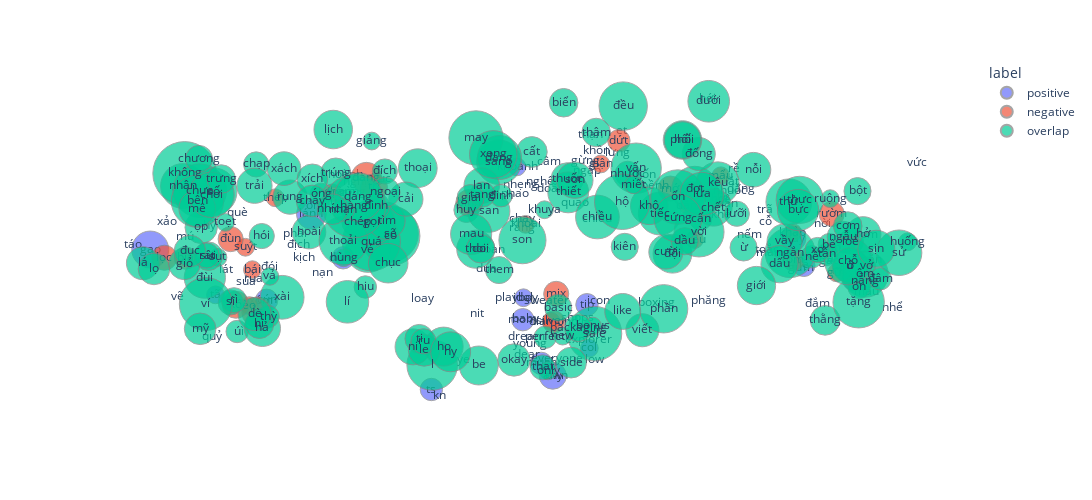

Notebook cell for this chart:
### Code cell
# visualize
tsne_2_components_shuffle = tsne_2_components.sample(frac=1)
Detective.wordScatterPlot(tsne_2_components_shuffle.head(300))

### Figure 1 — Plotly figure (JSON) as saved in the notebook; plotly's stock layout.template omitted (floating-point values rounded to 4 significant figures; data arrays with more than 128 entries replaced by an {"elided": "..."} marker saying what was removed)
{"data": [{"hovertemplate": "<b>%{hovertext}</b><br><br>label=positive<br>component_1=%{x}<br>component_2=%{y}<br>freq=%{marker.size}<br>word=%{text}<extra></extra>", "hovertext": ["nời", "mòng", "any", "ùi", "đặng", "tã", "lừng", "dũng", "idol", "nếm", "hoành", "everyone", "địch", "lánh", "rang", "lặt", "khồn", "mom", "mây", "thạn", "ẹt", "tip", "xảo", "nghịch", "nhẹng", "shops", "măm", "low", "boxing", "ửng", "đắm", "thục", "nừ", "much", "đựa", "mú", "xóm", "ngập", "nhê", "gứm", "đói", "nằn", "ts", "sủa", "vẽ", "khoanh", "doan", "ngân", "táo", "cún", "own", "dà", "young", "gạo", "đị", "gấc", "phao", "rề", "col", "ì", "lệ", "hỳ"], "legendgroup": "positive", "marker": {"color": "#636efa", "line": {"color": "Gray", "width": 1}, "size": [0, 0, 16.09, 10.99, 0, 6.931, 0, 10.99, 6.931, 0, 0, 0, 0, 19.46, 0, 0, 0, 10.99, 13.86, 0, 0, 10.99, 0, 0, 0, 0, 0, 0, 0, 10.99, 0, 0, 0, 10.99, 0, 0, 0, 0, 0, 0, 0, 0, 10.99, 0, 0, 6.931, 0, 6.931, 0, 10.99, 0, 0, 0, 29.96, 0, 0, 0, 0, 6.931, 0, 10.99, 0], "sizemode": "area", "sizeref": 0.04394, "symbol": "circle"}, "mode": "markers+text", "name": "positive", "orientation": "v", "showlegend": true, "text": ["nời", "mòng", "any", "ùi", "đặng", "tã", "lừng", "dũng", "idol", "nếm", "hoành", "everyone", "địch", "lánh", "rang", "lặt", "khồn", "mom", "mây", "thạn", "ẹt", "tip", "xảo", "nghịch", "nhẹng", "shops", "măm", "low", "boxing", "ửng", "đắm", "thục", "nừ", "much", "đựa", "mú", "xóm", "ngập", "nhê", "gứm", "đói", "nằn", "ts", "sủa", "vẽ", "khoanh", "doan", "ngân", "táo", "cún", "own", "dà", "young", "gạo", "đị", "gấc", "phao", "rề", "col", "ì", "lệ", "hỳ"], "type": "scatter", "x": [55.66, -31.57, 5.853, -47.65, 40.63, -56.35, 17.87, -32.81, 0.4484, 42.22, -32.38, 6.555, -40.96, -38.68, 0.2503, 38.85, 13.85, 0.3307, 50.21, 12.86, 18.48, 12.16, -65.3, -29.46, -0.1173, 10.5, 46.03, 13.63, 24.97, 61.3, 54.78, -26.22, 58.79, 3.728, 55.62, -62.01, -47.94, 12.23, 36.85, 51.63, -46.31, 64.67, -16.53, -50.69, -63.38, -0.7447, -5.588, -58.87, -71.59, -46.93, 6.453, -51.48, 1.727, -68.4, -63.61, 56.72, -1.167, 39.19, 12.6, -51.42, 52.16, -57.48], "xaxis": "x", "y": [3.734, 11.68, -33.39, -19.52, 12.43, -13.57, 21.11, -4.48, -14.27, 1.195, 15.91, -29.19, -1.388, 6.196, 2.727, 14.1, 21.78, -19.66, 0.241, 25.75, 26.52, -15.98, 4.381, 14.04, 13.32, -19.2, -3.361, -29.44, -15.5, -9.749, -15.87, 14.89, -7.73, -30.37, -4.85, 0.7142, -15.17, 16.84, 9.672, -6.991, -6.641, -5.074, -36.77, -10.36, -14.1, 17.81, -2.622, 11.6, -1.313, -14.89, -33.51, -16.11, -25.56, -2.446, 12.7, -5.202, 11.26, 17.34, -26.64, -22.68, -6.335, 3.26], "yaxis": "y"}, {"hovertemplate": "<b>%{hovertext}</b><br><br>label=negative<br>component_1=%{x}<br>component_2=%{y}<br>freq=%{marker.size}<br>word=%{text}<extra></extra>", "hovertext": ["phăng", "khê", "kn", "dua", "playboy", "hới", "ỏng", "đơm", "giận", "câm", "chàm", "đàng", "khốn", "uốn", "nhuốc", "ye", "doãng", "chiêu", "nghê", "ủa", "mẩu", "quỷ", "suýt", "explorer", "sweater", "xoắn", "mãu", "nhợt", "trí", "èo", "rườm", "rủa", "kịch", "phãi", "diamond", "nạn", "nhể", "dặm", "lặn", "loay", "xó", "trã", "gữi", "trêu", "lát", "khắp", "gừng", "đùn", "nit", "cỗ", "bái", "binh", "mớ", "lọc", "thép", "háng", "toắc", "mix", "thùa", "vức", "quạo", "dứt", "khoai", "bìa", "baby", "bềnh", "tởm", "què", "dear", "vưa", "dream", "nê", "icon", "chay", "silver"], "legendgroup": "negative", "marker": {"color": "#EF553B", "line": {"color": "Gray", "width": 1}, "size": [0, 0, 0, 0, 0, 0, 0, 0, 6.931, 0, 0, 20.79, 0, 0, 0, 0, 0, 0, 0, 20.79, 6.931, 0, 6.931, 0, 0, 13.86, 0, 6.931, 16.09, 6.931, 13.86, 0, 0, 0, 10.99, 0, 0, 6.931, 0, 0, 16.09, 0, 6.931, 6.931, 0, 6.931, 0, 13.86, 0, 0, 6.931, 16.09, 13.86, 13.86, 6.931, 6.931, 0, 13.86, 0, 0, 0, 10.99, 6.931, 10.99, 0, 0, 10.99, 0, 0, 0, 0, 0, 0, 0, 6.931], "sizemode": "area", "sizeref": 0.04394, "symbol": "circle"}, "mode": "markers+text", "name": "negative", "orientation": "v", "showlegend": true, "text": ["phăng", "khê", "kn", "dua", "playboy", "hới", "ỏng", "đơm", "giận", "câm", "chàm", "đàng", "khốn", "uốn", "nhuốc", "ye", "doãng", "chiêu", "nghê", "ủa", "mẩu", "quỷ", "suýt", "explorer", "sweater", "xoắn", "mãu", "nhợt", "trí", "èo", "rườm", "rủa", "kịch", "phãi", "diamond", "nạn", "nhể", "dặm", "lặn", "loay", "xó", "trã", "gữi", "trêu", "lát", "khắp", "gừng", "đùn", "nit", "cỗ", "bái", "binh", "mớ", "lọc", "thép", "háng", "toắc", "mix", "thùa", "vức", "quạo", "dứt", "khoai", "bìa", "baby", "bềnh", "tởm", "què", "dear", "vưa", "dream", "nê", "icon", "chay", "silver"], "type": "scatter", "x": [34.56, 36.86, -15.06, -6.46, -0.8944, 34.35, -37.76, 63.61, 14.73, 5.139, -33.48, -28.52, 22.35, 57.08, 38.55, -10.66, 6.222, 14.05, 3.497, -48.66, 36.86, -57.03, -50.83, 12.51, 4.767, 31.64, 63.75, 35.99, -27.13, -50.12, 57.31, -49.41, -40.12, -41.73, 6.05, -36.68, 68.57, 30.89, 38.48, -18.2, -52.59, 44.93, 58.17, 32.01, -54.39, 50.11, 11.98, -53.56, -8.186, 45.09, -49.55, -9.547, 27.55, -65.79, -45.36, -34.84, 45.45, 6.489, -34.97, 72.96, 9.986, 18.05, 0.8515, -61.88, 0.8226, 24.62, 50.23, -52.36, 1.009, 62.31, 1.064, 60.56, 14.33, 0.1464, 5.515], "xaxis": "x", "y": [-15.03, 6.022, -38.41, -7.334, -14.43, 34.45, 8.306, 1.146, 18.54, 19.05, 11.72, 15.16, 15.9, -2.147, 11.81, -29.56, 12.38, 5.001, 14.0, -17.83, 15.64, -23.99, -1.895, -24.64, -15.15, 11.12, -12.88, 9.919, 12.79, -16.19, 6.277, -9.692, -4.643, 1.249, -20.21, -8.145, -16.73, 8.247, 8.83, -14.49, -15.98, 7.174, -8.158, 0.004318, -7.401, 1.724, 19.28, 0.1028, -18.19, 4.389, -7.389, 8.972, 12.5, -4.463, 10.24, 11.44, -2.456, -13.32, 9.168, 18.79, 8.895, 24.22, 3.731, -4.535, -19.54, 13.02, -4.99, 6.631, -28.29, -7.995, -24.01, -6.365, -14.96, 5.01, -20.04], "yaxis": "y"}, {"hovertemplate": "<b>%{hovertext}</b><br><br>label=overlap<br>component_1=%{x}<br>component_2=%{y}<br>freq=%{marker.size}<br>word=%{text}<extra></extra>", "hovertext": {"elided": "163 str values"}, "legendgroup": "overlap", "marker": {"color": "#00cc96", "line": {"color": "Gray", "width": 1}, "size": {"elided": "163 float values"}, "sizemode": "area", "sizeref": 0.04394, "symbol": "circle"}, "mode": "markers+text", "name": "overlap", "orientation": "v", "showlegend": true, "text": {"elided": "163 str values"}, "type": "scatter", "x": {"elided": "163 float values"}, "xaxis": "x", "y": {"elided": "163 float values"}, "yaxis": "y"}], "layout": {"height": 500, "legend": {"itemsizing": "constant", "title": {"text": "label"}, "tracegroupgap": 0}, "margin": {"t": 60}, "width": 1200, "xaxis": {"anchor": "y", "domain": [0, 1], "title": {"text": "component_1"}, "visible": false}, "yaxis": {"anchor": "x", "domain": [0, 1], "title": {"text": "component_2"}, "visible": false}}}
